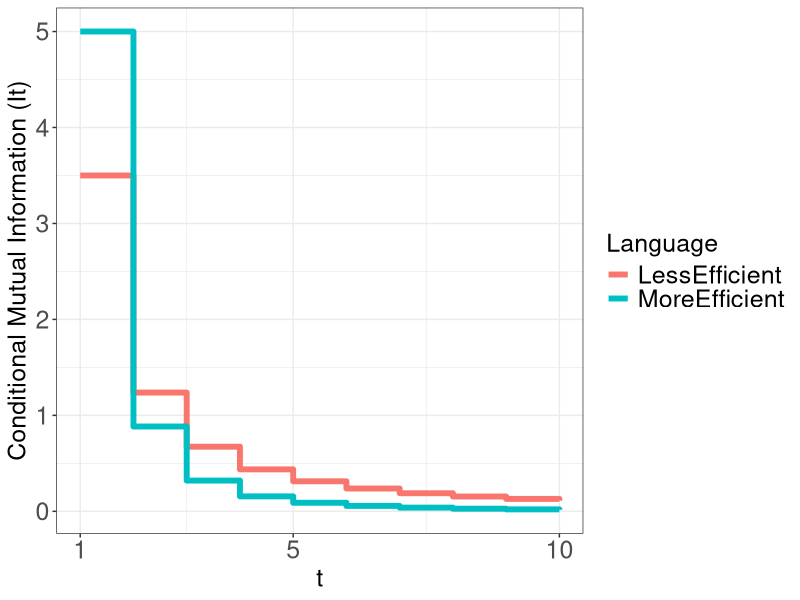
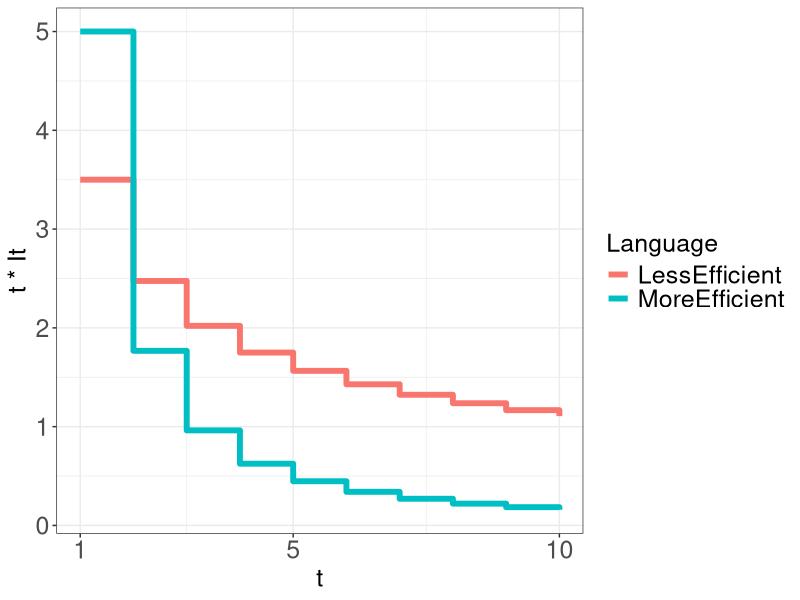
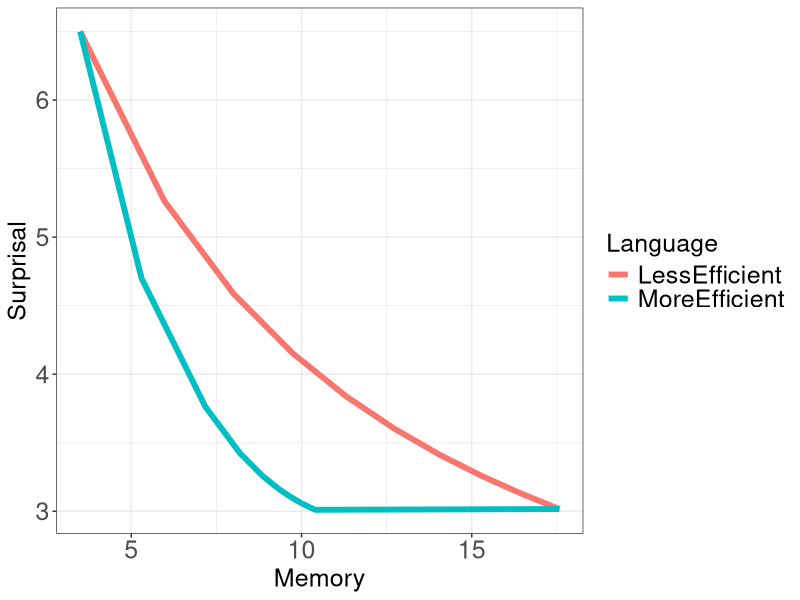

Reproduce these figures in R, in order.
library(tidyr)
library(dplyr)
library(ggplot2)






#plot = ggplot(data=data, aes(x=Distance, y=Distance*MI, color=Type)) + geom_line()


x = (1:10)
y = 5 * x^(-2)

data = data.frame(Distance=x, MI=y)

plot = ggplot(data=data, aes(x=Distance, y=MI)) + geom_step(size=2) + theme_bw() + theme(axis.text=element_text(size=18), axis.title=element_text(size=18), legend.title=element_text(size=18), legend.text=element_text(size=18))


plot = ggplot(data=data, aes(x=Distance, y=Distance * MI)) + geom_step(size=2) + theme_bw() + theme(axis.text=element_text(size=18), axis.title=element_text(size=18), legend.title=element_text(size=18), legend.text=element_text(size=18))





x1 = (1:10)
y1 = 5 * x^(-2.5)

data1 = data.frame(Distance=x1, MI=y1)
data1$Language = "MoreEfficient"

x2 = (1:10)
y2 = 3.5 * x^(-1.5)

data2 = data.frame(Distance=x2, MI=y2)
data2$Language = "LessEfficient"


data = rbind(data1, data2) 

plot = ggplot(data=data, aes(x=Distance, y=MI, color=Language, group=Language)) + geom_step(size=2) + theme_bw() + theme(axis.text=element_text(size=18), axis.title=element_text(size=18), legend.title=element_text(size=18), legend.text=element_text(size=18)) + xlab("t") + ylab("Conditional Mutual Information (It)") + scale_x_continuous(breaks=c(1,5,10))


ggsave("figures/decay.pdf")



plot = ggplot(data=data, aes(x=Distance, y=Distance * MI, color=Language, group=Language)) + geom_step(size=2) + theme_bw() + theme(axis.text=element_text(size=18), axis.title=element_text(size=18), legend.title=element_text(size=18), legend.text=element_text(size=18)) + xlab("t") + ylab("t * It") + scale_x_continuous(breaks=c(1,5,10))



ggsave("figures/memory.pdf")







x = c(0.07, 0.07)
y = c(2.2, 2.4)
data = data.frame(Surprisal=x, Memory=y)

plot = ggplot(data=data, aes(x=Surprisal, y=Memory)) + geom_point() + theme_bw() + theme(axis.text=element_text(size=18), axis.title=element_text(size=18), legend.title=element_text(size=18), legend.text=element_text(size=18)) + xlim(0,1) + ylim(0,3)


x= c(0.0, 1.0)
     y = c(1.0, 0.0)
data2 = data.frame(Surprisal=x, Memory=y)

plot = ggplot(data=data2, aes(x=Surprisal, y=Memory)) + geom_line() + theme_bw() + theme(axis.text=element_text(size=18), axis.title=element_text(size=18), legend.title=element_text(size=18), legend.text=element_text(size=18)) + xlim(0,3) + ylim(0,3) 







x = (1:10)
y = 5 * x^(-2)

data = data.frame(Distance=x, MI=y)

df2 <- rbind(
  data,
  transform(data[order(data$Distance),],
    Distance=Distance - 1e-9,  # required to avoid crazy steps
    MI=ave(MI, FUN=function(z) c(z[[1]], head(z, -1L)))
) )

T = 4
plot = ggplot(data=df2 %>% filter(Distance >= T), aes(x=Distance, y=MI)) + geom_step(size=2) + theme_bw() + theme(axis.text=element_text(size=18), axis.title=element_text(size=18), legend.title=element_text(size=18), legend.text=element_text(size=18)) + geom_area() + geom_step(size=2, data=df2 %>% filter(Distance < T+1))
#ggsave("add-surp.pdf")


data2 = data.frame(Distance=data$Distance, Memory=data$Distance*data$MI)
df3 <- rbind(
  data2,
  transform(data2[order(data2$Distance),],
    Distance=Distance - 1e-9,  # required to avoid crazy steps
    Memory=ave(Memory, FUN=function(z) c(z[[1]], head(z, -1L)))
) )

plot = ggplot(data=df3 %>% filter(Distance < T), aes(x=Distance, y=Memory)) + geom_step(size=2) + theme_bw() + theme(axis.text=element_text(size=18), axis.title=element_text(size=18), legend.title=element_text(size=18), legend.text=element_text(size=18)) + geom_area() + geom_step(size=2, data=df3 %>% filter(Distance >= T))

#ggsave("lower-mem.pdf")





#
#for(T in (1:10)) {
#   plot = ggplot(data=df2 %>% filter(Distance >= T), aes(x=Distance, y=MI)) + geom_step(size=2) + theme_bw() + theme(axis.text=element_text(size=18), axis.title=element_text(size=18), legend.title=element_text(size=18), legend.text=element_text(size=18)) + geom_area() + geom_step(size=2, data=df2 %>% filter(Distance < T+1))
#   ggsave(paste("add-surp-",T,".pdf", sep=""))
#   
#   plot = ggplot(data=df3 %>% filter(Distance < T), aes(x=Distance, y=Memory)) + geom_step(size=2) + theme_bw() + theme(axis.text=element_text(size=18), axis.title=element_text(size=18), legend.title=element_text(size=18), legend.text=element_text(size=18)) + geom_area() + geom_step(size=2, data=df3 %>% filter(Distance >= T))
#   
#   ggsave(paste("lower-mem-",T,".pdf", sep=""))
#}
#
#







x1 = (1:10)
y1 = 5 * x^(-2.5)

data1 = data.frame(Distance=x1, MI=y1)
data1$Language = "MoreEfficient"

data = rbind(data1) 

plot = ggplot(data=data, aes(x=Distance, y=MI)) + geom_step(size=2) + theme_bw() + theme(axis.text=element_text(size=18), axis.title=element_text(size=18), legend.title=element_text(size=18), legend.text=element_text(size=18))



#ggsave("decay-MoreEfficient.pdf")



plot = ggplot(data=data, aes(x=Distance, y=Distance * MI)) + geom_step(size=2) + theme_bw() + theme(axis.text=element_text(size=18), axis.title=element_text(size=18), legend.title=element_text(size=18), legend.text=element_text(size=18))


#ggsave("memory-MoreEfficient.pdf")












# Listener's Memory-Surprisal Curve

x1 = (1:10)
y1 = 5.3 * x^(-2.5)

data1 = data.frame(Distance=x1, MI=y1)
data1$Language = "MoreEfficient"

data = rbind(data1) 

library(tidyr)

data = data %>% group_by(Language) %>% mutate(CumMI = cumsum(MI))
data = data %>% group_by(Language) %>% mutate(Memory = cumsum(MI*Distance))

data = data %>% mutate(Surprisal = 10-CumMI)

plot = ggplot(data=data, aes(x=Memory, y=Surprisal)) + geom_line(size=2) + theme_bw() + theme(axis.text=element_text(size=18), axis.title=element_text(size=18), legend.title=element_text(size=18), legend.text=element_text(size=18))



#ggsave("listener-tradeoff-MoreEfficient.pdf")









# Listener's Memory-Surprisal Curve

x1 = (1:20)
y1 = 5.3 * x^(-2.5)

data1 = data.frame(Distance=x1, MI=y1)
data1$Language = "MoreEfficient"

x2 = (1:20)
y2 = 3.5 * x^(-1.5)

data2 = data.frame(Distance=x2, MI=y2)
data2$Language = "LessEfficient"


data = rbind(data1, data2) 

library(tidyr)

data = data %>% group_by(Language) %>% mutate(CumMI = cumsum(MI))
data = data %>% group_by(Language) %>% mutate(Memory = cumsum(MI*Distance))

data = data %>% mutate(Surprisal = 10-CumMI)

data_ = data %>% select(Memory, Surprisal, Language)

data_ = rbind(as.data.frame(data_), data.frame(Memory=c(3.5, 17.573493), Surprisal=c(6.5, 3.0163223), Language=c("MoreEfficient", "MoreEfficient")))

plot = ggplot(data=data_ %>% filter(Surprisal>=3), aes(x=Memory, y=Surprisal, color=Language, group=Language)) + geom_line(size=2) + theme_bw() + theme(axis.text=element_text(size=18), axis.title=element_text(size=18), legend.title=element_text(size=18), legend.text=element_text(size=18))



ggsave("figures/listener-tradeoff.pdf")











